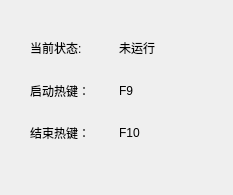
<?xml version="1.0" encoding="UTF-8"?>
<ui version="4.0">
 <class>Recoding</class>
 <widget class="QDialog" name="Recoding">
  <property name="geometry">
   <rect>
    <x>0</x>
    <y>0</y>
    <width>233</width>
    <height>195</height>
   </rect>
  </property>
  <property name="windowTitle">
   <string>录制</string>
  </property>
  <widget class="QWidget" name="layoutWidget">
   <property name="geometry">
    <rect>
     <x>30</x>
     <y>30</y>
     <width>171</width>
     <height>121</height>
    </rect>
   </property>
   <layout class="QGridLayout" name="gridLayout">
    <item row="0" column="1">
     <widget class="QLabel" name="state_label">
      <property name="text">
       <string>未运行</string>
      </property>
     </widget>
    </item>
    <item row="2" column="0">
     <widget class="QLabel" name="label_5">
      <property name="text">
       <string>结束热键：</string>
      </property>
     </widget>
    </item>
    <item row="2" column="1">
     <widget class="QLabel" name="endKey">
      <property name="text">
       <string>F10</string>
      </property>
     </widget>
    </item>
    <item row="1" column="0">
     <widget class="QLabel" name="label_4">
      <property name="text">
       <string>启动热键：</string>
      </property>
     </widget>
    </item>
    <item row="0" column="0">
     <widget class="QLabel" name="label">
      <property name="text">
       <string>当前状态:</string>
      </property>
     </widget>
    </item>
    <item row="1" column="1">
     <widget class="QLabel" name="startKey">
      <property name="text">
       <string>F9</string>
      </property>
     </widget>
    </item>
   </layout>
  </widget>
 </widget>
 <resources/>
 <connections/>
</ui>
